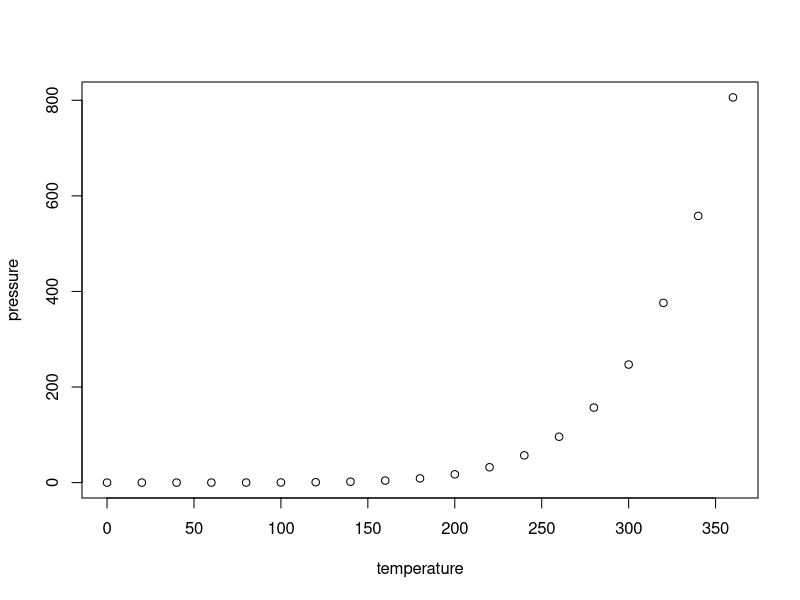
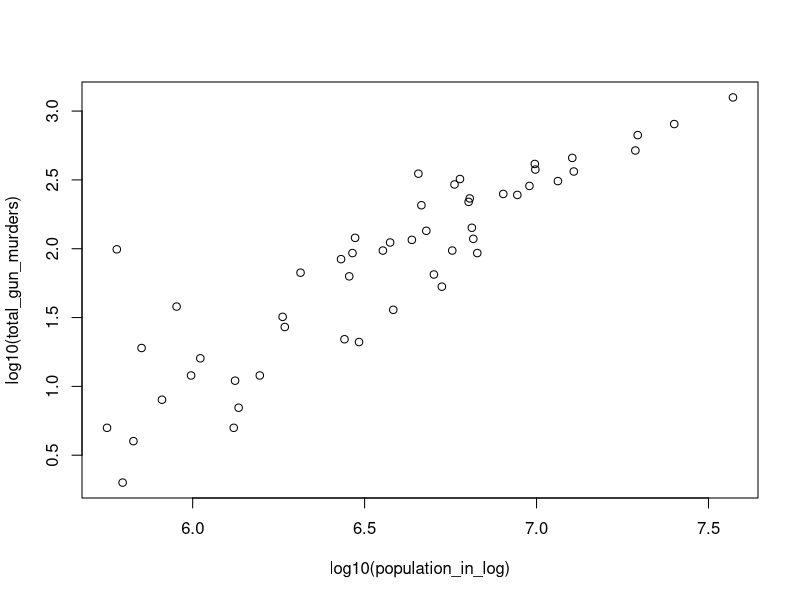
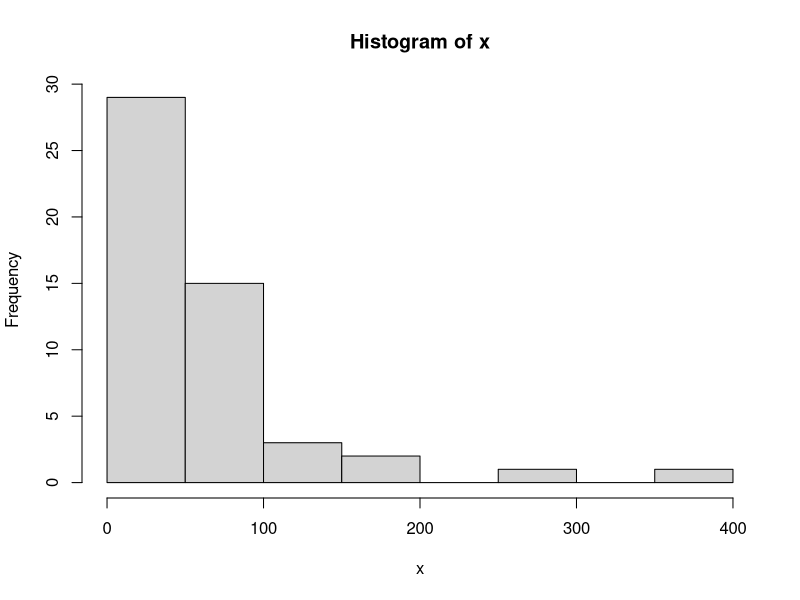
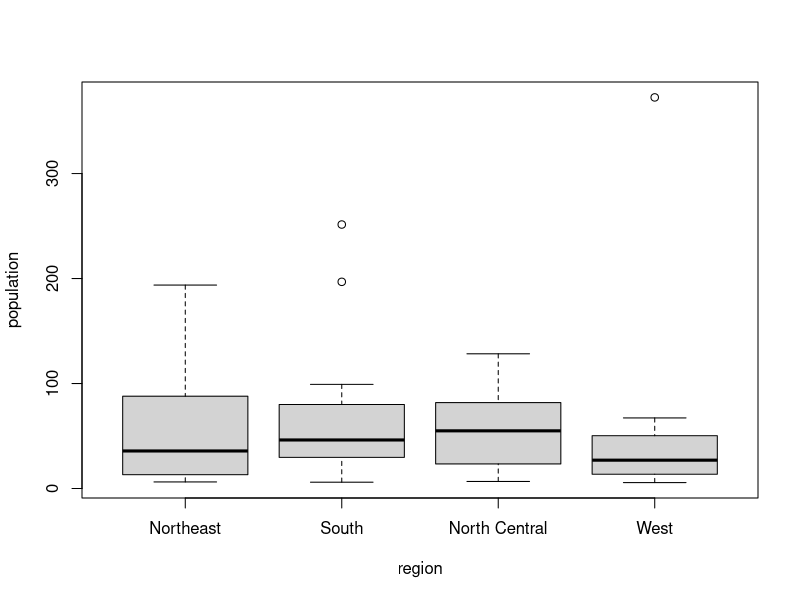

These figures' R source, in order:
## ---- chunk 1
knitr::opts_chunk$set(echo = TRUE)
## ---- chunk 2
summary(cars)
## ---- chunk 3
plot(pressure)
## ---- chunk 4
library (dslabs)
data (murders)
## ---- chunk 5
pop = murders$population
sort(pop)
sort(pop)[1]
## ---- chunk 6
order(pop)[1]
## ---- chunk 7
which.min(pop)
## ---- chunk 8
ind <- order(murders$population)
murders$state[ind][1] 
## ---- chunk 9
ranks = rank(pop)
city = murders$state
my_df = data.frame(name = city, rank = ranks)
my_df
## ---- chunk 10
ranks = rank(pop)
city = murders$state
my_df = data.frame(name = city, rank = ranks)
ind = order(my_df$rank)
my_df = data.frame(nama = my_df$name[ind], rank = my_df$rank[ind])
my_df
## ---- chunk 11
population_in_log <- murders$population
total_gun_murders <- murders$total
plot(log10(population_in_log), log10(total_gun_murders))
## ---- chunk 12
x <- with(murders, population/100000)
hist(x)
murders$state[which.max(x)]
## ---- chunk 13
murders$population <- with(murders, population/100000)
boxplot(population~region, data = murders)
